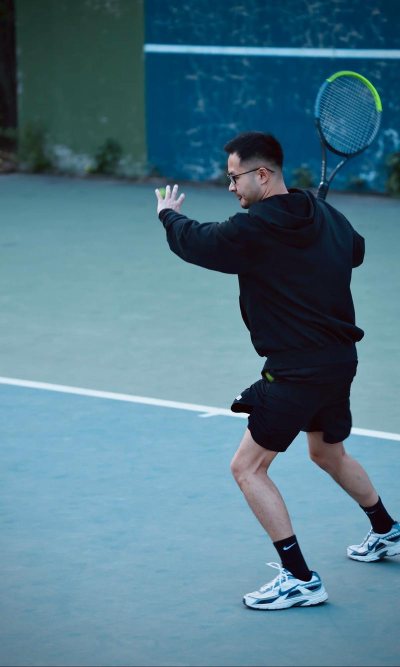
#> input picture data/示例图片1.jpg, 800 x 1333 px (shown at 1/2 size)
$ python -i geometric_court.py   (imports and definitions only)
#> lines starting #> are read from the running program, lines starting #| are printed output that depends on the picture; after the words box and inside, x2 and y2 are one past the last pixel; in counts of white or black regions, pixels touching at a corner belong together
#> further down, picture is the input picture: shape (1333, 800, 3); mean B, G, R 137.1, 120.2, 81.2
"""水平机位球场检测：不靠 ResNet，靠场地颜色 + 标准球场比例。

为什么 ResNet 在这种视频里会失败
--------------------------------
ResNet 权重是用「高位转播机位」训练的：摄像机在看台上方，整片场都摊在地面上。
水平机位（齐胸、站在底线后面）时，远端底线在画面里几乎贴着幕墙，
近端底线在脚边。网络没见过这种透视，就会把远端点标到幕布上，
整张绿框看起来像悬在空中。这不是权重下错，是任务已经变了。

微调也救不了：要换数据、换结构。短期能用的办法是几何法：
1. 找出「场地颜色」那一大块（蓝场、绿场、红土）。
2. 用这块区域的外轮廓得到 4 个角。
3. 用标准网球场的真实长宽比，做单应性（homography）把 14 个点投到画面上。

单应性可以想成：把一张标准俯视球场图，按透视贴到当前照片上。
只要 4 个外角大致对，发球线、T 点会按真实比例自动出现。
"""

from typing import Optional, Tuple

import cv2
import numpy as np

REF_KPS = np.array(
    [
        [286, 561],
        [1379, 561],
        [286, 2935],
        [1379, 2935],
        [423, 561],
        [423, 2935],
        [1242, 561],
        [1242, 2935],
        [423, 1110],
        [1242, 1110],
        [423, 2386],
        [1242, 2386],
        [832, 1110],
        [832, 2386],
    ],
    dtype=np.float32,
)


COLOR_PRESETS = [
    ("blue", np.array([85, 40, 40]), np.array([135, 255, 255])),
    ("green", np.array([35, 40, 40]), np.array([85, 255, 255])),
    ("clay", np.array([0, 50, 40]), np.array([25, 255, 255])),
]


# [15 lines left out: function order_quad, not called in this run]


def _mask_from_range(hsv, lo, hi):
    if lo[0] <= hi[0]:
        return cv2.inRange(hsv, lo, hi)
    a = cv2.inRange(hsv, np.array([0, lo[1], lo[2]]), hi)
    b = cv2.inRange(hsv, lo, np.array([179, hi[1], hi[2]]))
    return cv2.bitwise_or(a, b)


def adaptive_surface_mask(image: np.ndarray) -> Tuple[Optional[np.ndarray], str]:
    """在画面中下部找面积最大、最像一片场地的颜色块。

    HSV 是把颜色拆成：色相 H（什么颜色）、饱和度 S（鲜不鲜）、明度 V（亮不亮）。
    场地通常是一大片比较纯的蓝/绿/土红，白线饱和度低，不会进这块掩膜。
    """
    hsv = cv2.cvtColor(image, cv2.COLOR_BGR2HSV)
#> hsv: shape (1333, 800, 3); mean H, S, V 101.5, 118.3, 138.3
    h, w = hsv.shape[:2]
#> h = 1333; w = 800
    kernel = np.ones((9, 9), np.uint8)
    best_mask = None
    best_score = -1.0
    best_name = "none"

    candidates = list(COLOR_PRESETS)
    roi = hsv[int(h * 0.2) : int(h * 0.98), int(w * 0.08) : int(w * 0.92)]
#> roi: shape (1040, 672, 3); mean H, S, V 104, 101.5, 147
    colored = (roi[:, :, 1] > 40) & (roi[:, :, 2] > 40)
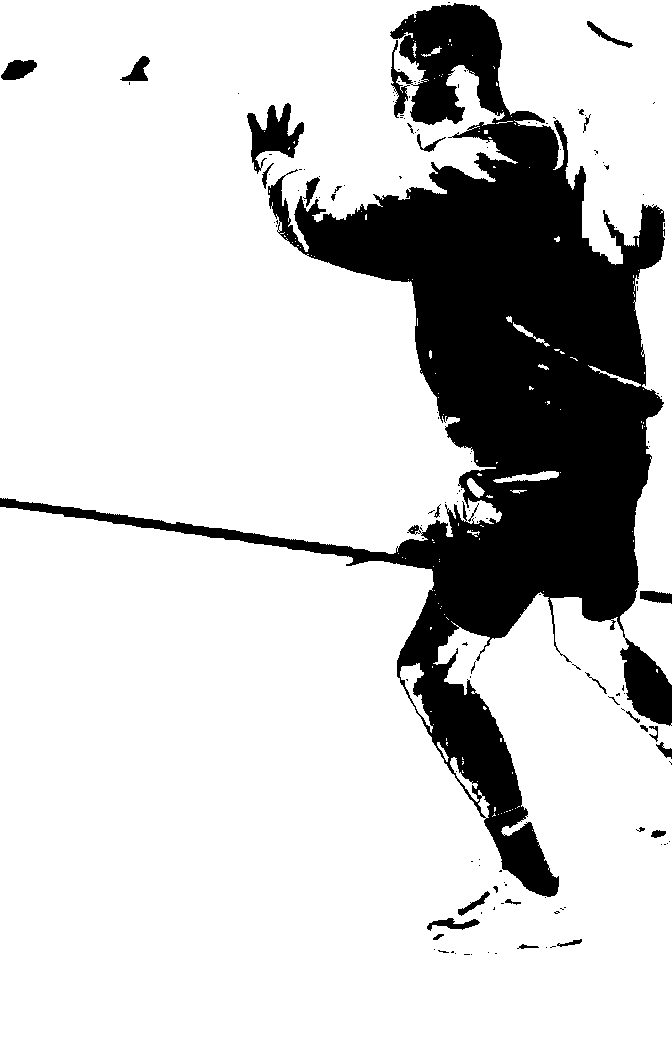
#> colored: shape (1040, 672) bool; 80.5% white; 144 black regions (112 under 20 px), largest, box (x1, y1, x2, y2) and area: (0, 3, 672, 897) 130935, (247, 103, 304, 174) 1815, (1, 60, 37, 80) 495
    if colored.sum() > 1000:
        peak = int(np.argmax(np.bincount(roi[:, :, 0][colored].ravel(), minlength=180)))
#> peak = 100
        lo = np.array([(peak - 12) % 180, 40, 40], dtype=np.int32)
#> lo = [88, 40, 40]
        hi = np.array([(peak + 12) % 180, 255, 255], dtype=np.int32)
#> hi = [112, 255, 255]
        candidates.append(("adaptive", lo, hi))

    for name, lo, hi in candidates:
        mask = _mask_from_range(hsv, lo, hi)
        mask[: int(h * 0.08), :] = 0
        mask = cv2.morphologyEx(mask, cv2.MORPH_CLOSE, kernel, iterations=2)
        mask = cv2.morphologyEx(mask, cv2.MORPH_OPEN, kernel, iterations=1)
        area = float(cv2.countNonZero(mask))
        if area < 0.04 * h * w:
            continue
        ys, xs = np.where(mask > 0)
        cy = float(ys.mean()) / h
        top_ratio = float(mask[: int(h * 0.18)].sum()) / (area + 1.0)
        score = area * (0.35 + 0.65 * cy) * (1.0 - 0.75 * top_ratio)
        if score > best_score:
            best_score = score
            best_mask = mask
            best_name = name
#> this loop made 4 passes
#> (name, lo, hi, area, cy, top_ratio, score) on passes 1, 2, 4: ('blue', [85, 40, 40], [135, 255, 255], 791773, 0.571, 23, -9274447.8), ('green', [35, 40, 40], [85, 255, 255], 55205, 0.162, 155.6, -2908484.1), ('adaptive', [88, 40, 40], [112, 255, 255], 782544, 0.574, 22.62, -9035266.6)
#> (name, lo, hi, area) on pass 3: ('clay', [0, 50, 40], [25, 255, 255], 6709)
#> pass 1, in adaptive_surface_mask, `mask = _mask_from_range(hsv, lo, hi)`:
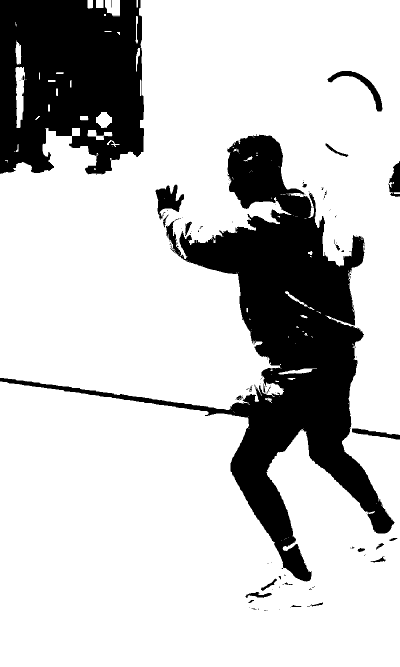
#> mask: shape (1333, 800) (shown at 1/2 size); 77.9% white; 124 black regions (98 under 20 px), largest, box (x1, y1, x2, y2) and area: (0, 269, 790, 1163) 144829, (0, 0, 288, 350) 83617, (311, 369, 368, 440) 1974
#> pass 1, in adaptive_surface_mask, `mask = cv2.morphologyEx(mask, cv2.MORPH_CLOSE, kernel, iterations=2)`:
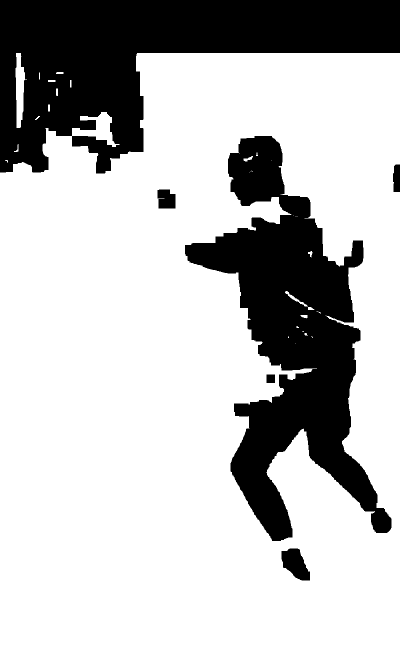
#> mask: shape (1333, 800) (shown at 1/2 size); 74.5% white; 6 black regions, box (x1, y1, x2, y2) and area: (0, 0, 800, 347) 137804, (370, 272, 783, 1082) 129726, (563, 1097, 620, 1161) 2365, (315, 379, 351, 417) 1214, (786, 329, 800, 384) 706, (533, 749, 550, 766) 289
#> pass 1, in adaptive_surface_mask, `mask = cv2.morphologyEx(mask, cv2.MORPH_OPEN, kernel, iterations=1)`:
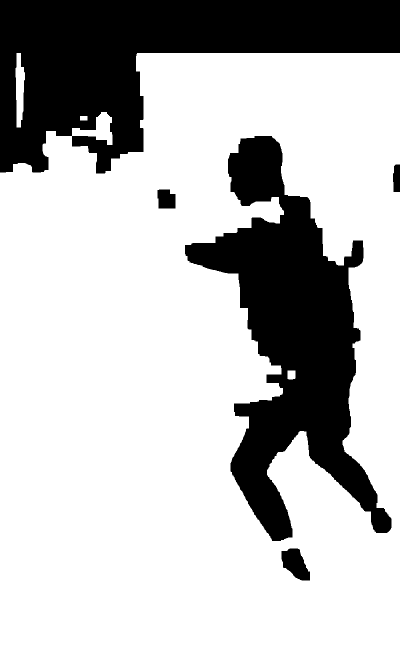
#> mask: shape (1333, 800) (shown at 1/2 size); 74.2% white; 5 black regions, box (x1, y1, x2, y2) and area: (0, 0, 800, 347) 138477, (370, 272, 783, 1082) 131850, (563, 1097, 620, 1161) 2365, (315, 379, 351, 417) 1226, (786, 329, 800, 384) 709
#> pass 2, in adaptive_surface_mask, `mask = _mask_from_range(hsv, lo, hi)`:
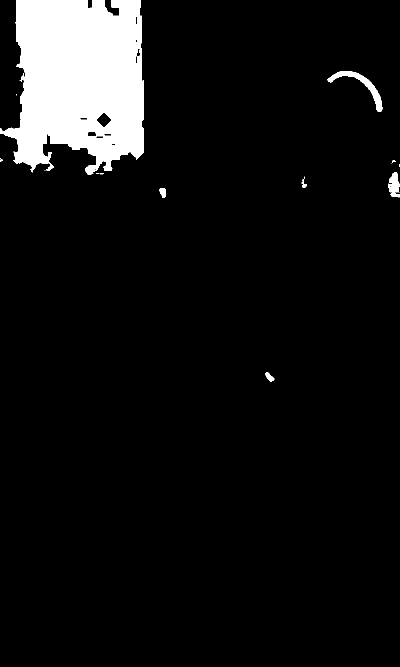
#> mask: shape (1333, 800) (shown at 1/2 size); 7.4% white; 15 white regions (7 under 20 px), largest, box (x1, y1, x2, y2) and area: (0, 0, 288, 349) 76412, (655, 142, 765, 224) 1674, (776, 344, 800, 395) 787
#> after the loop:
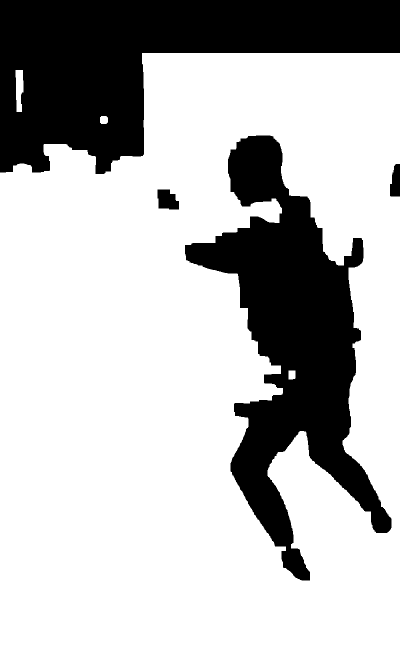
#> mask: shape (1333, 800) (shown at 1/2 size); 73.4% white; 4 black regions, box (x1, y1, x2, y2) and area: (0, 0, 800, 348) 144801, (370, 271, 783, 1161) 136616, (315, 379, 358, 419) 1376, (780, 328, 800, 393) 1063
#> after the loop, best_name = 'none'; best_score = -1
    return best_mask, best_name


# [42 lines left out: functions quad_from_mask, keypoints_on_mask, not called in this run]


def detect_geometric(image: np.ndarray):
    """几何法主入口。成功返回 (keypoints_flat, H, H_inv, mask, color_name)，失败返回 None。"""
    mask, color_name = adaptive_surface_mask(image)
#> color_name = 'none'
    if mask is None:
        return None
    quad = quad_from_mask(mask)
    if quad is None:
        return None
    src = REF_KPS[[0, 1, 3, 2]].astype(np.float32)
    H, _ = cv2.findHomography(src, quad, method=0)
    if H is None:
        return None
    proj = cv2.perspectiveTransform(REF_KPS.reshape(-1, 1, 2), H).reshape(14, 2)
    h, w = image.shape[:2]
    if np.any(proj[:, 0] < -0.2 * w) or np.any(proj[:, 0] > 1.2 * w):
        return None
    if np.any(proj[:, 1] < -0.2 * h) or np.any(proj[:, 1] > 1.2 * h):
        return None
    hit = keypoints_on_mask(proj[[0, 1, 2, 3, 4, 5, 6, 7]], mask)
    if hit < 5:
        return None
    try:
        H_inv = np.linalg.inv(H)
    except np.linalg.LinAlgError:
        H_inv = None
    return proj.flatten().astype(np.float32), H, H_inv, mask, color_name

>>> import cv2
>>> picture = cv2.imread('../../data/示例图片1.jpg')
>>> result = detect_geometric(picture)
